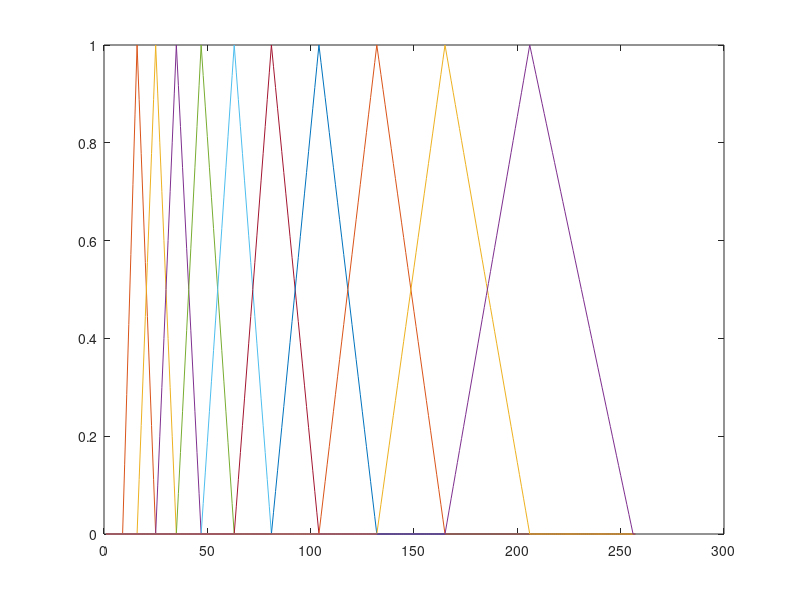

The MATLAB source for this figure:
% claculate mel frequencies for a given frequency range
% The formula for converting from frequency to Mel scale is:
% M(f) = 1125*ln(1 + f/700)
% To go from Mels back to frequency:
% iM (m) = 700*(e^(m/1125) - 1)
% to define the filter bank we find the upper and lower mels,
% cacluate the associated frequencies

% defaults are for a 16 kHz speech signal seperated into bins and
% psd's using a 512 point fft

upperf = 8000;
lowerf = 300;
upperm = 1125*log(1 + upperf/700);
lowerm = 1125*log(1 + lowerf/700);
nofilters = 10;
nfft = 512;
Fs = 16000;

m = linspace(lowerm, upperm, nofilters + 2);
h = 700*(exp(m/1125) - 1);

% round the frequencies to the nearest bins in the 512 point fft's
h = floor((nfft+1)*h/Fs)

% create an array of of filter banks
H = zeros(h(end)+1, nofilters);

% for each filter
for idx = 2:nofilters + 1
    % for each frequncy from 0 to the max frequency
    for f = 1:h(end)+1
        if f<h(idx-1)
            H(f, idx) = 0;
        elseif (f>=h(idx-1)&&f<=h(idx))
            H(f, idx) = (f-h(idx-1))/(h(idx)-h(idx-1));
        elseif (f>=h(idx)&&f<=h(idx+1))
            H(f, idx) = (h(idx+1)-f)/(h(idx+1)-h(idx));
        elseif f>h(idx+1)
            H(f, idx) = 0;    
        end
    end
end

plot(H)


